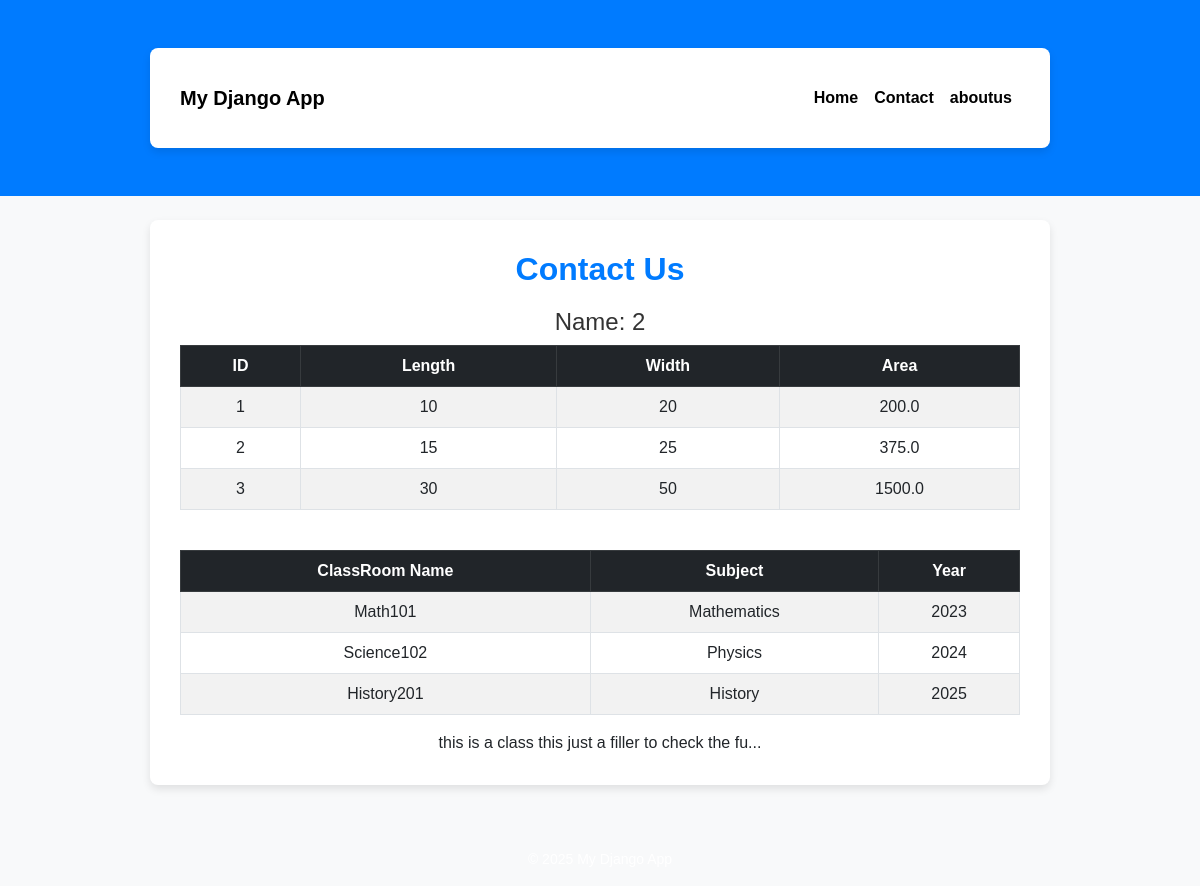
/contact/2/, run on the app's committed database.
### myapp/models.py (models this page shows, shortened)
class ClassArea(models.Model):
    length = models.IntegerField(verbose_name="Class Length")
    width = models.IntegerField(verbose_name="Class Width")

class ClassRoom(models.Model):
    name = models.CharField(verbose_name="Class Name", max_length=50, unique=True)
    subject = models.CharField(verbose_name="Subject", max_length=50)
    year = models.IntegerField(verbose_name="Year")

### myapp/views.py (the view)
# urls.py: path('contact/<int:contact_id>/', contact, name='contact'), # "/contact/" ("/contact") = My contact Function in views
def contact(request,contact_id):
    class_areas = ClassArea.objects.all()
    class_rooms = ClassRoom.objects.all()  # Get all ClassRoom objects
    context = {
        "class_id": contact_id,
        "description":"this is a class this just a filler to check the funcationality of the if function inside Contact.html",
        "class_areas" : class_areas,
        "class_rooms":class_rooms
               }  # Passes 'name' to template
    return render(request, "contact.html", context)

### myapp/templatetags/custom_filters.py (called while the page is built)
@register.filter
def multiply(value, arg):
    try:
        return float(value) * float(arg)
    except (ValueError, TypeError):
        return 0  # Return 0 if there's an error

### myapp/templates/contact.html (shortened to what this page needs)
{% extends "base.html" %}
{% load static %}
{% load custom_filters %}
{% block content %}
    <h1>Contact Us</h1>
    <h2>Name: {{ class_id }}</h2>
    <table class="table table-bordered table-striped">
        <thead class="table-dark">
            <tr>
                <th>ID</th>
                <th>Length</th>
                <th>Width</th>
                <th>Area</th>
            </tr>
        </thead>
        <tbody>
            {% for class_area in class_areas %}
            <tr>
                <td>{{ class_area.id }}</td>
                <td>{{ class_area.length }}</td>
                <td>{{ class_area.width }}</td>
                <td>{{ class_area.length|multiply:class_area.width }}</td>
            </tr>
            {% empty %}
            <tr>
                <td colspan="4" class="text-center">No class areas found</td>
            </tr>
            {% endfor %}
        </tbody>
    </table>
    <br/>
    <table class="table table-bordered table-striped">
        <thead class="table-dark">
            <tr>
                <th>ClassRoom Name</th>
                <th>Subject</th>
                <th>Year</th>
            </tr>
        </thead>
        <tbody>
            {% for class_room in class_rooms %}
            <tr>
                <td>{{ class_room.name }}</td>
                <td>{{ class_room.subject }}</td>
                <td>{{ class_room.year }}</td>
            </tr>
            {% empty %}
            <tr>
                <td colspan="3" class="text-center">No class rooms found</td>
            </tr>
            {% endfor %}
        </tbody>
    </table>
    {% if description %}
        {% if description|length > 50 %}
            {{ description|slice:":50" }}...
        {% else %}
            {{ description }}
        {% endif %}
    {% else %}
        <p>No description available.</p>
    {% endif %}
{% endblock %}

### myapp/static/css/style.css (style rules this page uses)
body { font-family: 'Arial', sans-serif; background-color: #f8f9fa; margin: 0; padding: 0; }
h1 { color: #007bff; font-size: 32px; font-weight: bold; margin-bottom: 20px; }
h2 { color: #333; font-size: 24px; }

### data on the page
ClassArea: id "1", length "10", width "20", length|multiply "200.0"
ClassArea: id "2", length "15", width "25", length|multiply "375.0"
ClassArea: id "3", length "30", width "50", length|multiply "1500.0"
ClassRoom: name "Math101", subject "Mathematics", year "2023"
ClassRoom: name "Science102", subject "Physics", year "2024"
ClassRoom: name "History201", subject "History", year "2025"

### other printed values
{{ class_id }} "2"
{{ description|slice:":50" }} "this is a class this just a filler to check the fu"
